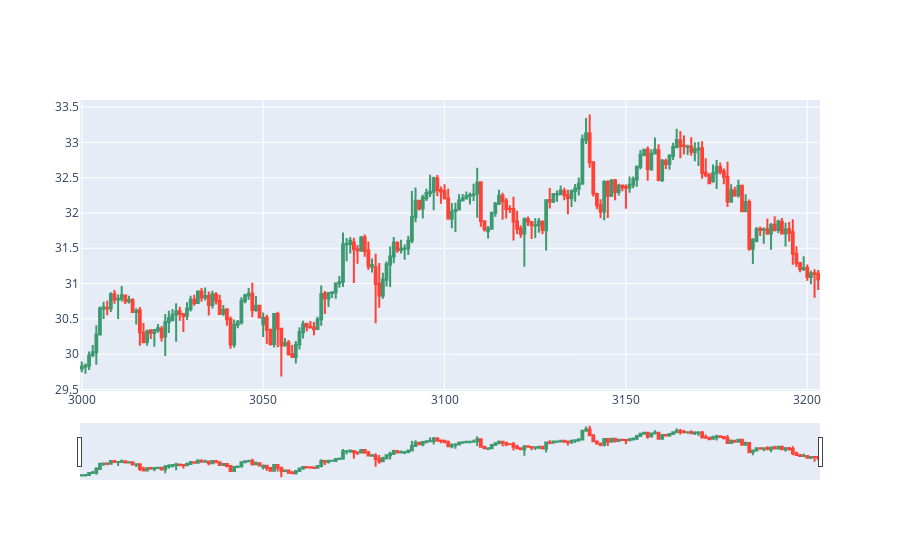

This figure's notebook cell:
### Code cell
dfpl = df[3000:3204]

fig = go.Figure(data=[go.Candlestick(x=dfpl.index,
                                     open=dfpl['Open'],
                                     high=dfpl['High'],
                                     low=dfpl['Low'],
                                     close=dfpl['Close'])])

fig.show()

### Figure 1 — Plotly figure (JSON) as saved in the notebook; plotly's stock layout.template omitted (floating-point values rounded to 4 significant figures; data arrays with more than 128 entries replaced by an {"elided": "..."} marker saying what was removed)
{"data": [{"close": {"elided": "204 float values"}, "high": {"elided": "204 float values"}, "low": {"elided": "204 float values"}, "open": {"elided": "204 float values"}, "type": "candlestick", "x": {"elided": "204 int values"}}], "layout": {}}
